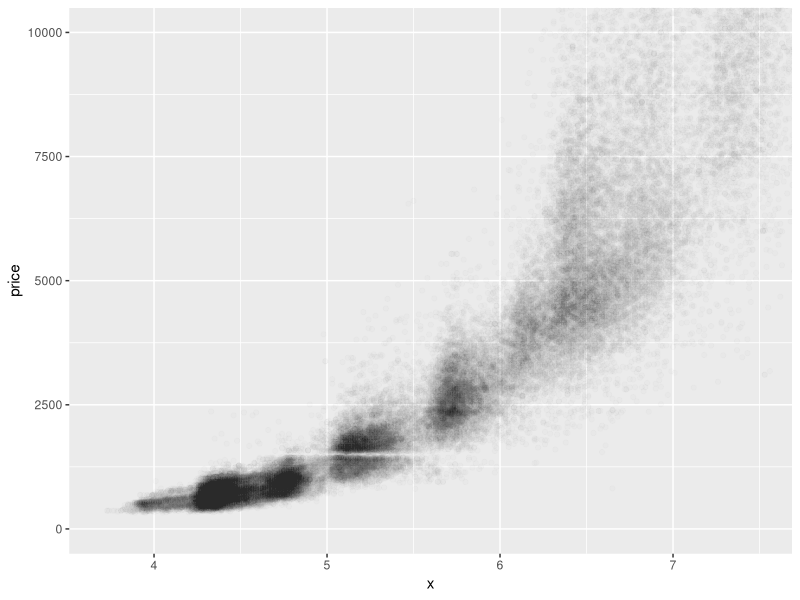
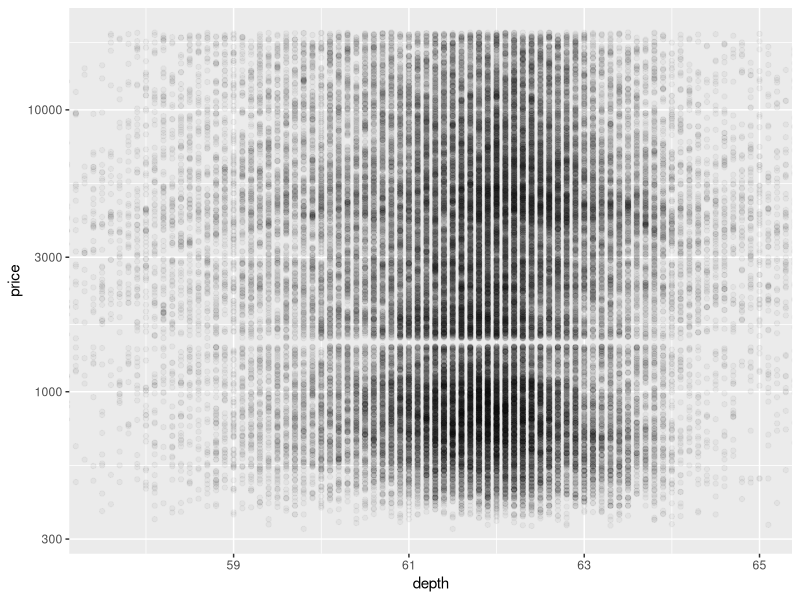
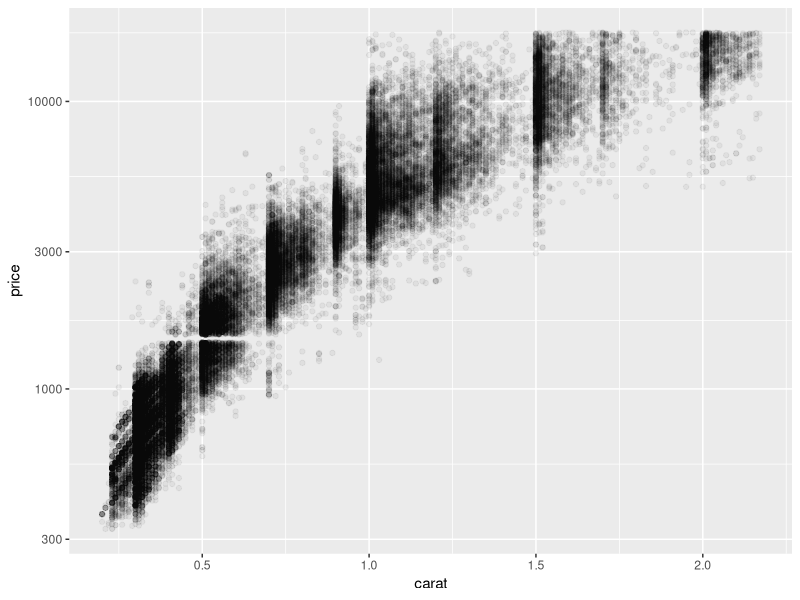
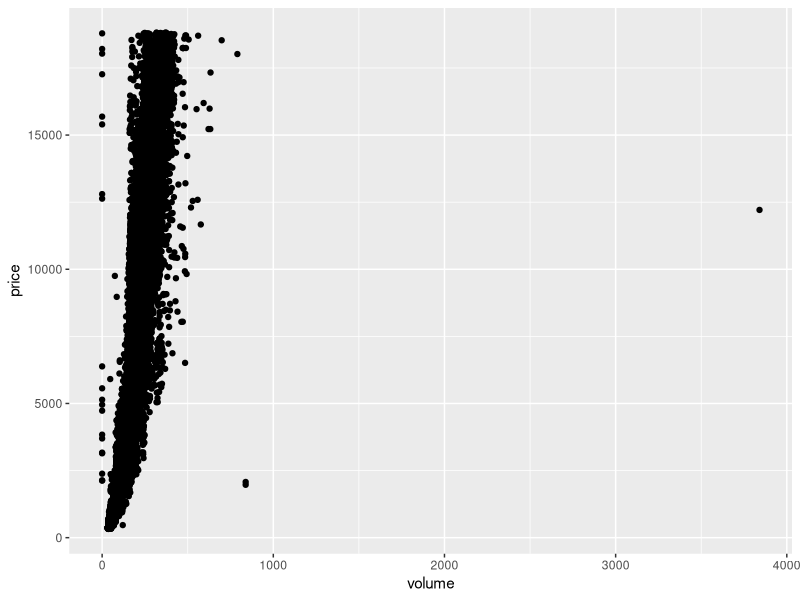
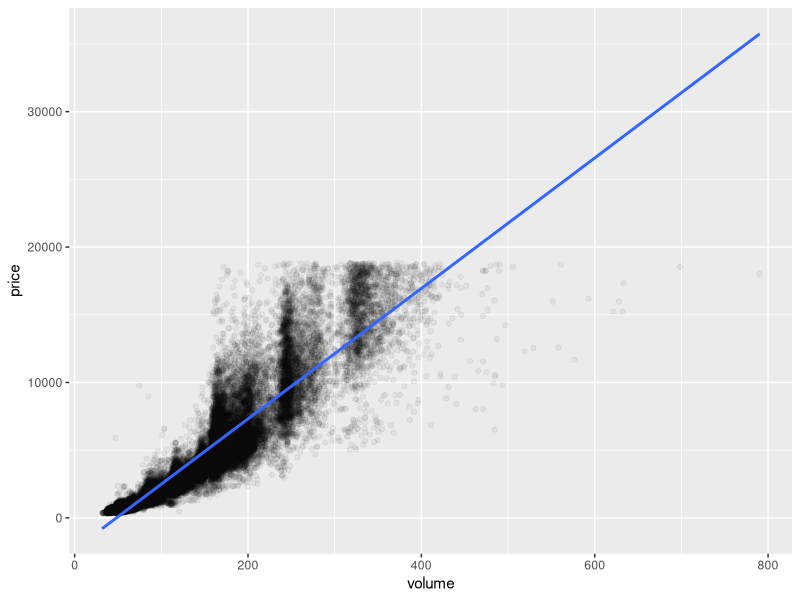

These figures' R source, in order:
## ---- chunk 1
knitr::opts_chunk$set(echo = TRUE)
library(dplyr)
library(ggplot2)
data(diamonds)
## ---- chunk 2
ggplot(data = subset(diamonds, x > 0),
       aes(x = x, y = price)) +
  geom_point(alpha = 1/100) +
  coord_cartesian(xlim = c(3.7,7.5), ylim = c(0,10000))
## ---- chunk 3
cor.test(diamonds$price, diamonds$x)
cor.test(diamonds$price, diamonds$y)
cor.test(diamonds$price, diamonds$z)
## ---- chunk 4
ggplot(data = diamonds, aes(x = depth, y = price)) +
  geom_point(alpha = 1/25) +
  coord_cartesian(xlim = c(57.5,65)) +
  scale_y_log10()
## ---- chunk 5
cor.test(diamonds$price, diamonds$depth)
## ---- chunk 6
filter(diamonds, price < quantile(diamonds$price, probs = c(.99))) %>%
  filter(carat < quantile(diamonds$carat, probs = c(.99))) %>%
  ggplot(aes(x = carat, y = price)) +
    geom_point(alpha = 1/20) +
    scale_y_log10() 
## ---- chunk 7
diamonds$volume <- with(diamonds, x * y * z)

ggplot(data = diamonds, aes(x = volume, y = price)) +
  geom_point()
## ---- chunk 8
corrdf <- with(diamonds, diamonds[ volume > 0 & volume <= 800, ])
with(corrdf, cor.test(price, volume, data = corrdf))
## ---- chunk 9
ggplot(data = corrdf, aes(x = volume, y = price)) +
  geom_point(alpha = 1/20) + 
  stat_smooth(method = "lm", formula = y ~ x)
